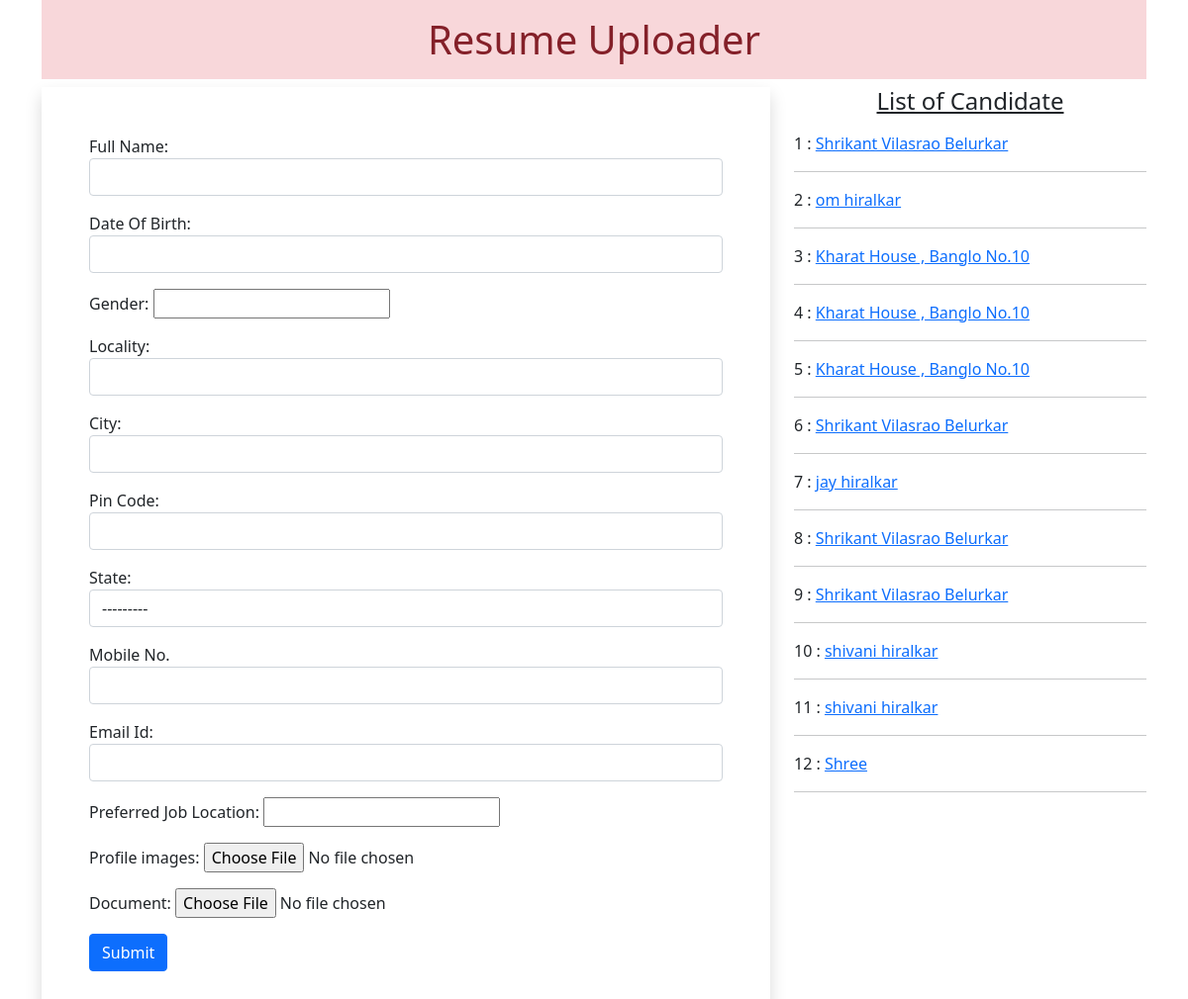
The page / on the database its author committed.
### uplodera/models.py (models this page shows)
class Resume(models.Model):
    name = models.CharField(max_length=100)
    dob = models.DateField(auto_created=False, auto_now_add=False, )
    gender = models.CharField(max_length=100)
    locality = models.CharField(max_length=100)
    city = models.CharField(max_length=100)
    pin = models.PositiveIntegerField()
    state = models.CharField(choices=STATE_CHOICES, max_length=100)
    mobile = models.PositiveIntegerField()
    email = models.EmailField()
    job_city = models.CharField(max_length=100)
    profile_images = models.ImageField(upload_to='profileimg', blank=False)
    my_file = models.FileField(upload_to='doc', blank=False)

### uplodera/views.py (the view, shortened to what this page needs)
# urls.py: path('', views.HomeView.as_view(), name='home'),
class HomeView(View):
    def get(self, request):
      form = ResumeForm()
      candidates = Resume.objects.all()
      return render(request, 'myapp/home.html', {'candidates': candidates,'form': form})

### uplodera/forms.py
class ResumeForm(forms.ModelForm):
 gender = forms.ChoiceField(choices=GENDER_CHOICE, widget=forms.RadioSelect),
 job_city = forms.MultipleChoiceField(choices=JOB_CITY_CHOICE,widget=forms.CheckboxSelectMultiple),
 class Meta :
    model = Resume
    fields = ['name', 'dob', 'gender', 'locality', 'city', 'pin', 'state', 'mobile', 'email','job_city', 'profile_images', 'my_file']
    labels = {'name': 'Full Name', 'dob': 'Date Of Birth', 'pin':'Pin Code', 'mobile': 'Mobile No.', 'email': 'Email Id' , 'profile_image': 'Profile Image', 'my_file': 'Document', 'job_city': 'Preferred Job Location'}
    widgets = {
    'name': forms.TextInput(attrs={'class':'form-control'}),
    'dob': forms.DateInput(attrs={'class': 'form-control', 'id':'datepicker'}),
    'locality': forms.TextInput(attrs={'class': 'form-control'}),
    'city': forms.TextInput(attrs={'class':'form-control'}),
    'pin': forms.NumberInput(attrs={'class':'form-control'}),
    'state': forms.Select(attrs={'class':'form-control'}),
    'mobile': forms.NumberInput(attrs={'class':'form-control'}),
    'email': forms.EmailInput(attrs={'class': 'form-control'}),
  }

### templates/myapp/home.html (shortened to what this page needs)
<!DOCTYPE html>
{% load static %}
<html lang="en">
<head>
 <link href="https://cdn.jsdelivr.net/npm/bootstrap@5.0.0-beta2/dist/css/bootstrap.min.css" rel="stylesheet">
 <link rel="stylesheet" href="//code.jquery.com/ui/1.12.1/themes/base/jquery-ui.css">
 <link rel="stylesheet" href="{% static 'myapp/css/style.css' %}">
</head>
<body>
 <div class="container mb-5">
  <h1 class="alert-danger text-center p-3">Resume Uploader</h1>
  <div class="row">
   <div class="col-sm-8">
    <form action="" method="post" enctype="multipart/form-data" class="shadow p-5">
     {% for fm in form %}
       <div class="form-group mb-3">
       {{fm.label_tag}} {{fm}} <small class="text-danger">{{fm.errors|striptags}}</small>
       </div>
     {% endfor %}
     <input type="submit" value="Submit" class="btn btn-primary">
    </form>
   </div>
   <div class="col-sm-4">
    <h4 class="text-center mb-3"><u>List of Candidate</u></h4>
    {% for candidate in candidates %}
     {{candidate.id}} : <a href="{% url 'candidate' candidate.id %}">{{candidate.name}}</a>
     <hr>
    {% endfor %}
   </div>
  </div>
 </div>
</body>
</html>

### uplodera/static/myapp/css/style.css (style rules this page uses)
#id_gender, #id_job_city { list-style-type: none; display: inline-flex; }

### rows shown on the page
Resume: id "1", name "Shrikant Vilasrao Belurkar"
Resume: id "2", name "om hiralkar"
Resume: id "3", name "Kharat House , Banglo No.10"
Resume: id "4", name "Kharat House , Banglo No.10"
Resume: id "5", name "Kharat House , Banglo No.10"
Resume: id "6", name "Shrikant Vilasrao Belurkar"
Resume: id "7", name "jay hiralkar"
Resume: id "8", name "Shrikant Vilasrao Belurkar"
Resume: id "9", name "Shrikant Vilasrao Belurkar"
Resume: id "10", name "shivani hiralkar"
Resume: id "11", name "shivani hiralkar"
Resume: id "12", name "Shree"

### other values the page prints
{{ fm.label_tag }} "Full Name:" "Date Of Birth:" "Gender:" "Locality:" "City:" "Pin Code:" "State:" "Mobile No." "Email Id:" "Preferred Job Location:" "Profile images:" "Document:"
